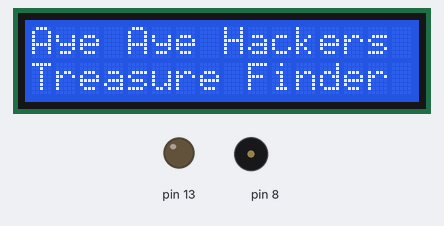
Recording of a sketch running on a simulated Arduino Uno, built with avr-gcc and run on an emulated ATmega328P. Parts: 16×2 character LCD, output pins drawn as LEDs (lit = HIGH), buzzer (waves = sounding).

Above: at 0.1 s.
At 5.1 s:
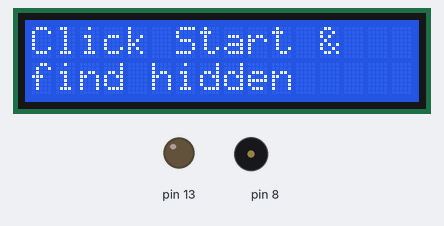
At 17.2 s:
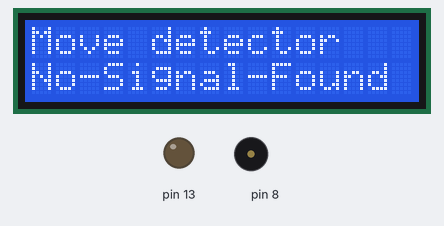
At 25.7 s:
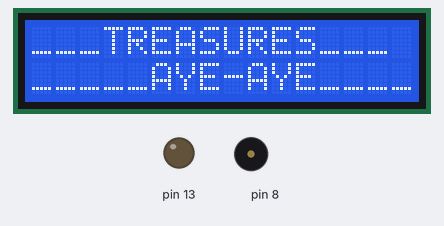
Timing chart, 0 to 37.2 s (numbered marks = the images above):
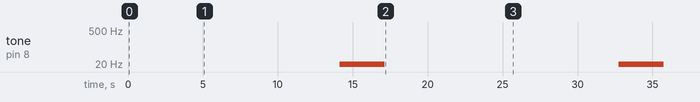

The sketch:

Pirate-Party.ino
```cpp
#include<LiquidCrystal.h>

LiquidCrystal lcd(12, 11, 5, 4, 3, 2);  // sets the interfacing pins

void setup()
{
 lcd.begin(16, 2);  // initializes the 16x2 LCD


double pulse;

pinMode(10,INPUT);
pinMode(13,OUTPUT);
pinMode(8,OUTPUT);
}

void loop()
{


  lcd.setCursor(0,0);           //sets the cursor at row 0 column 0
  lcd.print("Aye Aye Hackers"); // prints 16x2 LCD MODULE
  lcd.setCursor(0,1);           //sets the cursor at row 1 column 2
  lcd.print("Treasure Finder");     // prints HELLO WORLD
  delay(5000);
  lcd.clear();


   lcd.setCursor(0,0);           //sets the cursor at row 0 column 0
  lcd.print("Click Start &"); // prints 16x2 LCD MODULE
  lcd.setCursor(0,1);           //sets the cursor at row 1 column 2
  lcd.print("find hidden");     // prints HELLO WORLD
  delay(2000);
  lcd.clear();

double pulse;
digitalWrite(13,HIGH);
delayMicroseconds(5000);
digitalWrite(13,LOW);
delayMicroseconds(100);
pulse = pulseIn(11,HIGH,5000);

   lcd.setCursor(0,0);           //sets the cursor at row 0 column 0
  lcd.print("___TREASURES___"); // prints 16x2 LCD MODULE
  lcd.setCursor(0,1);           //sets the cursor at row 1 column 2
  lcd.print("_____AYE-AYE_____");     // prints HELLO WORLD
  delay(3000);
  lcd.clear();

   lcd.setCursor(0,0);           //sets the cursor at row 0 column 0
  lcd.print("--V--------V--V--"); // prints 16x2 LCD MODULE
  lcd.setCursor(0,1);           //sets the cursor at row 1 column 2
  lcd.print("__-_Starting_-__");     // prints HELLO WORLD
  delay(500);
  lcd.clear();

   lcd.setCursor(0,0);           //sets the cursor at row 0 column 0
  lcd.print("V--V----V----V--"); // prints 16x2 LCD MODULE
  lcd.setCursor(0,1);           //sets the cursor at row 1 column 2
  lcd.print("__-_Starting_-__");     // prints HELLO WORLD
  delay(500);
  lcd.clear();

   lcd.setCursor(0,0);           //sets the cursor at row 0 column 0
  lcd.print("----V------V-V--"); // prints 16x2 LCD MODULE
  lcd.setCursor(0,1);           //sets the cursor at row 1 column 2
  lcd.print("__-_Starting_-__");     // prints HELLO WORLD
  delay(500);
  lcd.clear();

   lcd.setCursor(0,0);           //sets the cursor at row 0 column 0
  lcd.print("V--V----V-----V-"); // prints 16x2 LCD MODULE
  lcd.setCursor(0,1);           //sets the cursor at row 1 column 2
  lcd.print("__-_Starting_-__");     // prints HELLO WORLD
  delay(500);
  lcd.clear();

     lcd.setCursor(0,0);           //sets the cursor at row 0 column 0
  lcd.print("--V--------V--V--"); // prints 16x2 LCD MODULE
  lcd.setCursor(0,1);           //sets the cursor at row 1 column 2
  lcd.print("__-_Starting_-__");     //
  delay(500);
  lcd.clear();

   lcd.setCursor(0,0);           //sets the cursor at row 0 column 0
  lcd.print("V--V----V----V--"); // prints 16x2 LCD MODULE
  lcd.setCursor(0,1);           //sets the cursor at row 1 column 2
  lcd.print("__-_Starting_-__");     //
  delay(500);
  lcd.clear();

   lcd.setCursor(0,0);           //sets the cursor at row 0 column 0
  lcd.print("----V------V-V--"); // prints 16x2 LCD MODULE
  lcd.setCursor(0,1);           //sets the cursor at row 1 column 2
  lcd.print("__-_Starting_-__");     //
  delay(500);
  lcd.clear();

   lcd.setCursor(0,0);           //sets the cursor at row 0 column 0
  lcd.print("V--V----V-----V-"); // prints 16x2 LCD MODULE
  lcd.setCursor(0,1);           //sets the cursor at row 1 column 2
  lcd.print("__-_Starting_-__");     //
  delay(500);
  lcd.clear();
if(pulse < 920)
{
tone(8, 1);
delay(3000);
noTone(8);

  lcd.setCursor(0,0);           //sets the cursor at row 0 column 0
  lcd.print("Move detector"); // prints 16x2 LCD MODULE
  lcd.setCursor(0,1);           //sets the cursor at row 1 column 2
  lcd.print("No-Signal-Found");     // prints HELLO WORLD
  delay(1000);
  lcd.clear();

  lcd.setCursor(0,0);           //sets the cursor at row 0 column 0
  lcd.print("Move detector"); // prints 16x2 LCD MODULE
  lcd.setCursor(0,1);           //sets the cursor at row 1 column 2
  lcd.print("_Finding Signal_");     // prints HELLO WORLD__
  delay(500);
  lcd.clear();
}


if(pulse > 920 && pulse < 1080)
{
tone(8, 1);
delay(3000);
noTone(8);


  lcd.setCursor(0,0);           //sets the cursor at row 0 column 0
  lcd.print("Move detector"); // prints 16x2 LCD MODULE
  lcd.setCursor(0,1);           //sets the cursor at row 1 column 2
  lcd.print("Sig Found - Low");     //
  delay(3000);
  lcd.clear();
}

if(pulse > 1080 && pulse < 1200)
{
tone(8, 1);
delay(3000);
noTone(8);

    lcd.setCursor(0,0);           //sets the cursor at row 0 column 0
  lcd.print("Move Slow"); // prints 16x2 LCD MODULE
  lcd.setCursor(0,1);           //sets the cursor at row 1 column 2
  lcd.print("Sig Found - Mid");     //
  delay(3000);
  lcd.clear();
}
   if(pulse > 1200)
{
tone(8, 1);
delay(3000);
noTone(8);


      lcd.setCursor(0,0);           //sets the cursor at row 0 column 0
  lcd.print("Stay still"); // prints 16x2 LCD MODULE
  lcd.setCursor(0,1);           //sets the cursor at row 1 column 2
  lcd.print("Sig Found - High");     //
  delay(3000);
  lcd.clear();

}if(pulse > 1250)
{
tone(8, 1);
delay(3000);
noTone(8);

      lcd.setCursor(0,0);           //sets the cursor at row 0 column 0
  lcd.print("Stay still"); // prints 16x2 LCD MODULE
  lcd.setCursor(0,1);           //sets the cursor at row 1 column 2
  lcd.print("Tresure Found");     //
  delay(3000);
  lcd.clear();


        lcd.setCursor(0,0);           //sets the cursor at row 0 column 0
  lcd.print("DIG-IN__v__v__v_"); // prints 16x2 LCD MODULE
  lcd.setCursor(0,1);           //sets the cursor at row 1 column 2
  lcd.print("Tresure Found");     //
  delay(500);
  lcd.clear();


        lcd.setCursor(0,0);           //sets the cursor at row 0 column 0
  lcd.print("__DIG-IN__v__v__"); // prints 16x2 LCD MODULE
  lcd.setCursor(0,1);           //sets the cursor at row 1 column 2
  lcd.print("Tresure Found");     //
  delay(500);
  lcd.clear();


        lcd.setCursor(0,0);           //sets the cursor at row 0 column 0
  lcd.print("_v__DIG-IN__v__v"); // prints 16x2 LCD MODULE
  lcd.setCursor(0,1);           //sets the cursor at row 1 column 2
  lcd.print("Tresure Found");     //
  delay(500);
  lcd.clear();


        lcd.setCursor(0,0);           //sets the cursor at row 0 column 0
  lcd.print("v__v__DIG-IN__v_"); // prints 16x2 LCD MODULE
  lcd.setCursor(0,1);           //sets the cursor at row 1 column 2
  lcd.print("Tresure Found");     //
  delay(500);
  lcd.clear();


        lcd.setCursor(0,0);           //sets the cursor at row 0 column 0
  lcd.print("__v__v__DIG-IN__"); // prints 16x2 LCD MODULE
  lcd.setCursor(0,1);           //sets the cursor at row 1 column 2
  lcd.print("Tresure Found");     //
  delay(500);
  lcd.clear();


        lcd.setCursor(0,0);           //sets the cursor at row 0 column 0
  lcd.print("_v__v__v__DIG-IN"); // prints 16x2 LCD MODULE
  lcd.setCursor(0,1);           //sets the cursor at row 1 column 2
  lcd.print("Tresure Found");     //
  delay(500);
  lcd.clear();

}

}
```

Measured:
- by itself, tone on pin 8: alternates 1 Hz for 3.0 s and silent for 15.6 s
- what the display in image 1 shows lasts 2.0 s, from 5.1 s to 7.1 s
- what the display in image 2 shows lasts 1.1 s, from 17.1 s to 18.2 s
